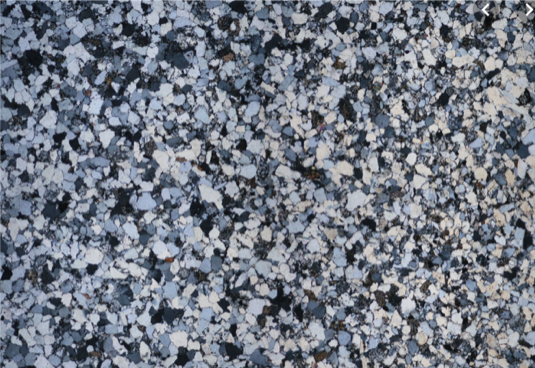
#> input picture ClasticThinSections/1.png, 535 x 368 px; its folder holds only this picture in this run
$ python review_images_Create_Labels.py
#> lines starting #> are read from the running program, lines starting #| are printed output that depends on the picture
# -*- coding: utf-8 -*-
"""
Created on Sat Feb  8 09:41:41 2020

@author: craig
"""

from PIL import Image
import os.path


#import skimage
from skimage.color import rgb2gray
from skimage.filters import sobel, gaussian, hessian, frangi, laplace, median
#    meijering, prewitt, prewitt_h, prewitt_v, sato

import numpy as np
import matplotlib.pyplot as plt


'''
    Read in all Thin Section Images and Create Labels scaled 1 to 5
'''
for i in range(1,13,1):

    TS=str(i)

    img=os.path.join('ClasticThinSections', TS + '.png')

    TS_Im = Image.open(img)
#> TS_Im is the input picture: PIL image 535x368 RGBA; mean R, G, B, A 114.8, 121.1, 132.4, 254.7

    data = np.array(TS_Im)


    '''
        Create Gray Level Images from which we wull threshold for our sgement labels
    '''
    #gradient = np.array(TS_Im)
    #gradient = sobel(rgb2gray(data))  # true gradients
    gradient = gaussian(rgb2gray(data)) #averagint
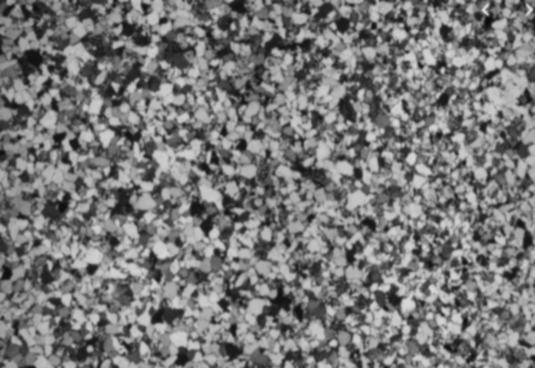
#> gradient: shape (368, 535) float64; min 0.0457, max 0.86, mean 0.473
    # [10 lines of commented-out code are left out]


    '''
        Create Labels scaled 1 to 5
    '''

    label = np.zeros(gradient.shape )

    label[gradient < 0.25] = 1 #black grains
    label[gradient > 0.25] = 2 #blue dye epoxy
    label[gradient > 0.4]  = 3 #darker grains- dark orange
    label[gradient > 0.6]  = 4 #darker portions of bright grain, edges - orange
    label[gradient > 0.8]  = 5 #bright grains - Yellow


    '''
        Save label images scaled segment 1 to segment 5
    '''

#    ##### for images scaled 0 to 1
#    img_out=os.path.join('ClasticThinSectionsLabels', TS + '.png')
#    imsave(img_out,label)

    ##### for images 0 to 255
    img_out=os.path.join('ClasticThinSectionsLabels', TS + '.png')
    im = Image.fromarray(label)
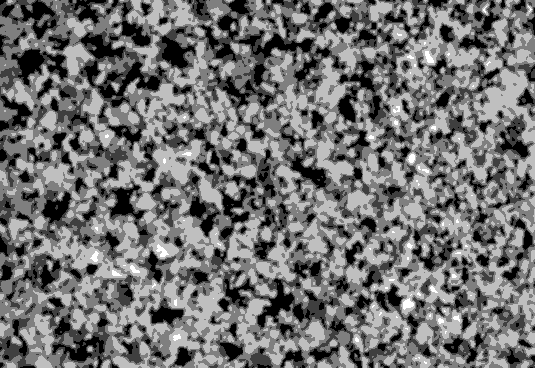
#> im: PIL image 535x368 F; min 1, max 5, mean 2.8; drawn with min black and max white
    im = im.convert("L")
#> im: PIL image 535x368 L
    im.save(img_out)


    '''
        Plot data
    '''
    plt.figure(0)
    plt.imshow(data)  #Original Thin Section Image

    plt.figure(1)
    histogram, bin_edges = np.histogram(data, bins=256, range=(0.0, 254))
#> histogram = 256 values, max 5516 at index 192, min 0 at index 0, mean 2310.6; bin_edges = 257 values from 0 to 254
    plt.title(" Histogram Original Thin Section Image")
    plt.xlabel(" value")
    plt.ylabel("pixels")
    plt.plot(bin_edges[0:-1], histogram)  # <- or here


    plt.figure(2)
    plt.imshow(gradient)  #Gradient Gray Level Image

    plt.figure(3)
    histogram, bin_edges = np.histogram(gradient, bins=256, range=(0.0, 1))
#> histogram = 256 values, max 1468 at index 157, min 0 at index 0, mean 769.1; bin_edges = 257 values from 0 to 1
#> (the run stopped early here; a loop or call above may not have finished)
